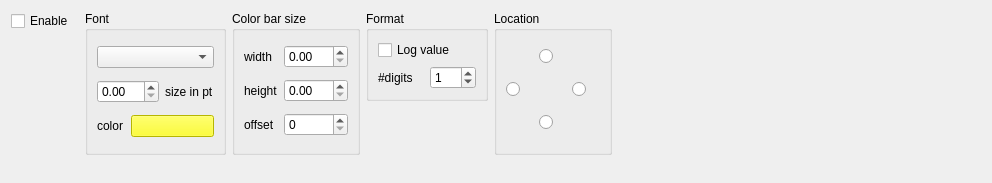
     <widget class="QWidget" name="tab_colorbar">
      <attribute name="title">
       <string>Color Bar</string>
      </attribute>
      <layout class="QGridLayout" name="gridLayout_25">
       <item row="0" column="0">
        <widget class="QCheckBox" name="gcb_enable">
         <property name="text">
          <string>Enable</string>
         </property>
        </widget>
       </item>
       <item row="0" column="1" rowspan="3">
        <widget class="QGroupBox" name="groupBox_16">
         <property name="title">
          <string>Font</string>
         </property>
         <layout class="QGridLayout" name="gridLayout_26">
          <item row="0" column="0" colspan="3">
           <widget class="QComboBox" name="gcb_font">
            <property name="toolTip">
             <string>select font</string>
            </property>
           </widget>
          </item>
          <item row="1" column="0" colspan="2">
           <widget class="QDoubleSpinBox" name="gcb_spin_font_size">
            <property name="toolTip">
             <string>change font size</string>
            </property>
           </widget>
          </item>
          <item row="1" column="2">
           <widget class="QLabel" name="label_19">
            <property name="text">
             <string>size in pt</string>
            </property>
           </widget>
          </item>
          <item row="2" column="0">
           <widget class="QLabel" name="label_20">
            <property name="text">
             <string>color</string>
            </property>
           </widget>
          </item>
          <item row="2" column="1" colspan="2">
           <widget class="QPushButton" name="gcb_font_color">
            <property name="palette">
             <palette>
              <active>
               <colorrole role="WindowText">
                <brush brushstyle="SolidPattern">
                 <color alpha="255">
                  <red>0</red>
                  <green>0</green>
                  <blue>0</blue>
                 </color>
                </brush>
               </colorrole>
               <colorrole role="Button">
                <brush brushstyle="SolidPattern">
                 <color alpha="255">
                  <red>255</red>
                  <green>255</green>
                  <blue>0</blue>
                 </color>
                </brush>
               </colorrole>
               <colorrole role="Light">
                <brush brushstyle="SolidPattern">
                 <color alpha="255">
                  <red>255</red>
                  <green>255</green>
                  <blue>127</blue>
                 </color>
                </brush>
               </colorrole>
               <colorrole role="Midlight">
                <brush brushstyle="SolidPattern">
                 <color alpha="255">
                  <red>255</red>
                  <green>255</green>
                  <blue>63</blue>
                 </color>
                </brush>
               </colorrole>
               <colorrole role="Dark">
                <brush brushstyle="SolidPattern">
                 <color alpha="255">
                  <red>127</red>
                  <green>127</green>
                  <blue>0</blue>
                 </color>
                </brush>
               </colorrole>
               <colorrole role="Mid">
                <brush brushstyle="SolidPattern">
                 <color alpha="255">
                  <red>170</red>
                  <green>170</green>
                  <blue>0</blue>
                 </color>
                </brush>
               </colorrole>
               <colorrole role="Text">
                <brush brushstyle="SolidPattern">
                 <color alpha="255">
                  <red>0</red>
                  <green>0</green>
                  <blue>0</blue>
                 </color>
                </brush>
               </colorrole>
               <colorrole role="BrightText">
                <brush brushstyle="SolidPattern">
                 <color alpha="255">
                  <red>255</red>
                  <green>255</green>
                  <blue>255</blue>
                 </color>
                </brush>
               </colorrole>
               <colorrole role="ButtonText">
                <brush brushstyle="SolidPattern">
                 <color alpha="255">
                  <red>0</red>
                  <green>0</green>
                  <blue>0</blue>
                 </color>
                </brush>
               </colorrole>
               <colorrole role="Base">
                <brush brushstyle="SolidPattern">
                 <color alpha="255">
                  <red>255</red>
                  <green>255</green>
                  <blue>255</blue>
                 </color>
                </brush>
               </colorrole>
               <colorrole role="Window">
                <brush brushstyle="SolidPattern">
                 <color alpha="255">
                  <red>255</red>
                  <green>255</green>
                  <blue>0</blue>
                 </color>
                </brush>
               </colorrole>
               <colorrole role="Shadow">
                <brush brushstyle="SolidPattern">
                 <color alpha="255">
                  <red>0</red>
                  <green>0</green>
                  <blue>0</blue>
                 </color>
                </brush>
               </colorrole>
               <colorrole role="AlternateBase">
                <brush brushstyle="SolidPattern">
                 <color alpha="255">
                  <red>255</red>
                  <green>255</green>
                  <blue>127</blue>
                 </color>
                </brush>
               </colorrole>
               <colorrole role="ToolTipBase">
                <brush brushstyle="SolidPattern">
                 <color alpha="255">
                  <red>255</red>
                  <green>255</green>
                  <blue>220</blue>
                 </color>
                </brush>
               </colorrole>
               <colorrole role="ToolTipText">
                <brush brushstyle="SolidPattern">
                 <color alpha="255">
                  <red>0</red>
                  <green>0</green>
                  <blue>0</blue>
                 </color>
                </brush>
               </colorrole>
              </active>
              <inactive>
               <colorrole role="WindowText">
                <brush brushstyle="SolidPattern">
                 <color alpha="255">
                  <red>0</red>
                  <green>0</green>
                  <blue>0</blue>
                 </color>
                </brush>
               </colorrole>
               <colorrole role="Button">
                <brush brushstyle="SolidPattern">
                 <color alpha="255">
                  <red>255</red>
                  <green>255</green>
                  <blue>0</blue>
                 </color>
                </brush>
               </colorrole>
               <colorrole role="Light">
                <brush brushstyle="SolidPattern">
                 <color alpha="255">
                  <red>255</red>
                  <green>255</green>
                  <blue>127</blue>
                 </color>
                </brush>
               </colorrole>
               <colorrole role="Midlight">
                <brush brushstyle="SolidPattern">
                 <color alpha="255">
                  <red>255</red>
                  <green>255</green>
                  <blue>63</blue>
                 </color>
                </brush>
               </colorrole>
               <colorrole role="Dark">
                <brush brushstyle="SolidPattern">
                 <color alpha="255">
                  <red>127</red>
                  <green>127</green>
                  <blue>0</blue>
                 </color>
                </brush>
               </colorrole>
               <colorrole role="Mid">
                <brush brushstyle="SolidPattern">
                 <color alpha="255">
                  <red>170</red>
                  <green>170</green>
                  <blue>0</blue>
                 </color>
                </brush>
               </colorrole>
               <colorrole role="Text">
                <brush brushstyle="SolidPattern">
                 <color alpha="255">
                  <red>0</red>
                  <green>0</green>
                  <blue>0</blue>
                 </color>
                </brush>
               </colorrole>
               <colorrole role="BrightText">
                <brush brushstyle="SolidPattern">
                 <color alpha="255">
                  <red>255</red>
                  <green>255</green>
                  <blue>255</blue>
                 </color>
                </brush>
               </colorrole>
               <colorrole role="ButtonText">
                <brush brushstyle="SolidPattern">
                 <color alpha="255">
                  <red>0</red>
                  <green>0</green>
                  <blue>0</blue>
                 </color>
                </brush>
               </colorrole>
               <colorrole role="Base">
                <brush brushstyle="SolidPattern">
                 <color alpha="255">
                  <red>255</red>
                  <green>255</green>
                  <blue>255</blue>
                 </color>
                </brush>
               </colorrole>
               <colorrole role="Window">
                <brush brushstyle="SolidPattern">
                 <color alpha="255">
                  <red>255</red>
                  <green>255</green>
                  <blue>0</blue>
                 </color>
                </brush>
               </colorrole>
               <colorrole role="Shadow">
                <brush brushstyle="SolidPattern">
                 <color alpha="255">
                  <red>0</red>
                  <green>0</green>
                  <blue>0</blue>
                 </color>
                </brush>
               </colorrole>
               <colorrole role="AlternateBase">
                <brush brushstyle="SolidPattern">
                 <color alpha="255">
                  <red>255</red>
                  <green>255</green>
                  <blue>127</blue>
                 </color>
                </brush>
               </colorrole>
               <colorrole role="ToolTipBase">
                <brush brushstyle="SolidPattern">
                 <color alpha="255">
                  <red>255</red>
                  <green>255</green>
                  <blue>220</blue>
                 </color>
                </brush>
               </colorrole>
               <colorrole role="ToolTipText">
                <brush brushstyle="SolidPattern">
                 <color alpha="255">
                  <red>0</red>
                  <green>0</green>
                  <blue>0</blue>
                 </color>
                </brush>
               </colorrole>
              </inactive>
              <disabled>
               <colorrole role="WindowText">
                <brush brushstyle="SolidPattern">
                 <color alpha="255">
                  <red>127</red>
                  <green>127</green>
                  <blue>0</blue>
                 </color>
                </brush>
               </colorrole>
               <colorrole role="Button">
                <brush brushstyle="SolidPattern">
                 <color alpha="255">
                  <red>255</red>
                  <green>255</green>
                  <blue>0</blue>
                 </color>
                </brush>
               </colorrole>
               <colorrole role="Light">
                <brush brushstyle="SolidPattern">
                 <color alpha="255">
                  <red>255</red>
                  <green>255</green>
                  <blue>127</blue>
                 </color>
                </brush>
               </colorrole>
               <colorrole role="Midlight">
                <brush brushstyle="SolidPattern">
                 <color alpha="255">
                  <red>255</red>
                  <green>255</green>
                  <blue>63</blue>
                 </color>
                </brush>
               </colorrole>
               <colorrole role="Dark">
                <brush brushstyle="SolidPattern">
                 <color alpha="255">
                  <red>127</red>
                  <green>127</green>
                  <blue>0</blue>
                 </color>
                </brush>
               </colorrole>
               <colorrole role="Mid">
                <brush brushstyle="SolidPattern">
                 <color alpha="255">
                  <red>170</red>
                  <green>170</green>
                  <blue>0</blue>
                 </color>
                </brush>
               </colorrole>
               <colorrole role="Text">
                <brush brushstyle="SolidPattern">
                 <color alpha="255">
                  <red>127</red>
                  <green>127</green>
                  <blue>0</blue>
                 </color>
                </brush>
               </colorrole>
               <colorrole role="BrightText">
                <brush brushstyle="SolidPattern">
                 <color alpha="255">
                  <red>255</red>
                  <green>255</green>
                  <blue>255</blue>
                 </color>
                </brush>
               </colorrole>
               <colorrole role="ButtonText">
                <brush brushstyle="SolidPattern">
                 <color alpha="255">
                  <red>127</red>
                  <green>127</green>
                  <blue>0</blue>
                 </color>
                </brush>
               </colorrole>
               <colorrole role="Base">
                <brush brushstyle="SolidPattern">
                 <color alpha="255">
                  <red>255</red>
                  <green>255</green>
                  <blue>0</blue>
                 </color>
                </brush>
               </colorrole>
               <colorrole role="Window">
                <brush brushstyle="SolidPattern">
                 <color alpha="255">
                  <red>255</red>
                  <green>255</green>
                  <blue>0</blue>
                 </color>
                </brush>
               </colorrole>
               <colorrole role="Shadow">
                <brush brushstyle="SolidPattern">
                 <color alpha="255">
                  <red>0</red>
                  <green>0</green>
                  <blue>0</blue>
                 </color>
                </brush>
               </colorrole>
               <colorrole role="AlternateBase">
                <brush brushstyle="SolidPattern">
                 <color alpha="255">
                  <red>255</red>
                  <green>255</green>
                  <blue>0</blue>
                 </color>
                </brush>
               </colorrole>
               <colorrole role="ToolTipBase">
                <brush brushstyle="SolidPattern">
                 <color alpha="255">
                  <red>255</red>
                  <green>255</green>
                  <blue>220</blue>
                 </color>
                </brush>
               </colorrole>
               <colorrole role="ToolTipText">
                <brush brushstyle="SolidPattern">
                 <color alpha="255">
                  <red>0</red>
                  <green>0</green>
                  <blue>0</blue>
                 </color>
                </brush>
               </colorrole>
              </disabled>
             </palette>
            </property>
            <property name="toolTip">
             <string>press button to change font color</string>
            </property>
            <property name="text">
             <string/>
            </property>
           </widget>
          </item>
         </layout>
        </widget>
       </item>
       <item row="0" column="2" rowspan="3">
        <widget class="QGroupBox" name="groupBox_17">
         <property name="title">
          <string>Color bar size </string>
         </property>
         <layout class="QGridLayout" name="gridLayout_22">
          <item row="0" column="0">
           <widget class="QLabel" name="label_21">
            <property name="text">
             <string>width</string>
            </property>
           </widget>
          </item>
          <item row="0" column="1">
           <widget class="QDoubleSpinBox" name="gcb_width">
            <property name="toolTip">
             <string>percentage of the width</string>
            </property>
           </widget>
          </item>
          <item row="1" column="0">
           <widget class="QLabel" name="label_22">
            <property name="text">
             <string>height</string>
            </property>
           </widget>
          </item>
          <item row="1" column="1">
           <widget class="QDoubleSpinBox" name="gcb_height">
            <property name="toolTip">
             <string>percentage of the height</string>
            </property>
            <property name="maximum">
             <double>100.000000000000000</double>
            </property>
           </widget>
          </item>
          <item row="2" column="0">
           <widget class="QLabel" name="label_24">
            <property name="text">
             <string>offset</string>
            </property>
           </widget>
          </item>
          <item row="2" column="1">
           <widget class="QSpinBox" name="gcb_spin_offset">
            <property name="toolTip">
             <string>offset in pixels from the border</string>
            </property>
            <property name="maximum">
             <number>500</number>
            </property>
           </widget>
          </item>
         </layout>
        </widget>
       </item>
       <item row="0" column="3" rowspan="2">
        <widget class="QGroupBox" name="groupBox_19">
         <property name="title">
          <string>Format</string>
         </property>
         <layout class="QGridLayout" name="gridLayout_28">
          <item row="0" column="0">
           <widget class="QCheckBox" name="gcb_log">
            <property name="toolTip">
             <string>display log(data) or real data</string>
            </property>
            <property name="text">
             <string>Log value</string>
            </property>
           </widget>
          </item>
          <item row="1" column="0">
           <layout class="QHBoxLayout" name="horizontalLayout_15">
            <item>
             <widget class="QLabel" name="label_23">
              <property name="text">
               <string>#digits</string>
              </property>
             </widget>
            </item>
            <item>
             <widget class="QSpinBox" name="gcb_spin_digit">
              <property name="toolTip">
               <string>number of digits displayed</string>
              </property>
              <property name="maximum">
               <number>9</number>
              </property>
              <property name="value">
               <number>1</number>
              </property>
             </widget>
            </item>
           </layout>
          </item>
         </layout>
        </widget>
       </item>
       <item row="0" column="4" rowspan="3">
        <widget class="QGroupBox" name="gcb_orientation">
         <property name="toolTip">
          <string>Choose bar orientation</string>
         </property>
         <property name="title">
          <string>Location</string>
         </property>
         <layout class="QGridLayout" name="gridLayout_24">
          <item row="0" column="0">
           <spacer name="horizontalSpacer_10">
            <property name="orientation">
             <enum>Qt::Horizontal</enum>
            </property>
            <property name="sizeType">
             <enum>QSizePolicy::Minimum</enum>
            </property>
            <property name="sizeHint" stdset="0">
             <size>
              <width>27</width>
              <height>20</height>
             </size>
            </property>
           </spacer>
          </item>
          <item row="0" column="1">
           <widget class="QRadioButton" name="gcb_radio_north">
            <property name="toolTip">
             <string>Bar on top</string>
            </property>
            <property name="text">
             <string/>
            </property>
           </widget>
          </item>
          <item row="0" column="2">
           <spacer name="horizontalSpacer_11">
            <property name="orientation">
             <enum>Qt::Horizontal</enum>
            </property>
            <property name="sizeType">
             <enum>QSizePolicy::Minimum</enum>
            </property>
            <property name="sizeHint" stdset="0">
             <size>
              <width>28</width>
              <height>20</height>
             </size>
            </property>
           </spacer>
          </item>
          <item row="1" column="0">
           <widget class="QRadioButton" name="gcb_radio_west">
            <property name="toolTip">
             <string>Bar on left</string>
            </property>
            <property name="text">
             <string/>
            </property>
           </widget>
          </item>
          <item row="1" column="1">
           <spacer name="horizontalSpacer_12">
            <property name="orientation">
             <enum>Qt::Horizontal</enum>
            </property>
            <property name="sizeType">
             <enum>QSizePolicy::Minimum</enum>
            </property>
            <property name="sizeHint" stdset="0">
             <size>
              <width>27</width>
              <height>20</height>
             </size>
            </property>
           </spacer>
          </item>
          <item row="1" column="2">
           <widget class="QRadioButton" name="gcb_radio_est">
            <property name="toolTip">
             <string>Bar on right</string>
            </property>
            <property name="text">
             <string/>
            </property>
           </widget>
          </item>
          <item row="2" column="0">
           <spacer name="horizontalSpacer_13">
            <property name="orientation">
             <enum>Qt::Horizontal</enum>
            </property>
            <property name="sizeType">
             <enum>QSizePolicy::Minimum</enum>
            </property>
            <property name="sizeHint" stdset="0">
             <size>
              <width>27</width>
              <height>20</height>
             </size>
            </property>
           </spacer>
          </item>
          <item row="2" column="1">
           <widget class="QRadioButton" name="gcb_radio_south">
            <property name="toolTip">
             <string>Bar on bottom</string>
            </property>
            <property name="text">
             <string/>
            </property>
           </widget>
          </item>
          <item row="2" column="2">
           <spacer name="horizontalSpacer_14">
            <property name="orientation">
             <enum>Qt::Horizontal</enum>
            </property>
            <property name="sizeType">
             <enum>QSizePolicy::Minimum</enum>
            </property>
            <property name="sizeHint" stdset="0">
             <size>
              <width>28</width>
              <height>20</height>
             </size>
            </property>
           </spacer>
          </item>
         </layout>
        </widget>
       </item>
       <item row="1" column="0" rowspan="2">
        <spacer name="verticalSpacer_12">
         <property name="orientation">
          <enum>Qt::Vertical</enum>
         </property>
         <property name="sizeType">
          <enum>QSizePolicy::MinimumExpanding</enum>
         </property>
         <property name="sizeHint" stdset="0">
          <size>
           <width>68</width>
           <height>114</height>
          </size>
         </property>
        </spacer>
       </item>
       <item row="1" column="5">
        <spacer name="horizontalSpacer_9">
         <property name="orientation">
          <enum>Qt::Horizontal</enum>
         </property>
         <property name="sizeHint" stdset="0">
          <size>
           <width>369</width>
           <height>20</height>
          </size>
         </property>
        </spacer>
       </item>
       <item row="2" column="3" rowspan="2">
        <spacer name="verticalSpacer_15">
         <property name="orientation">
          <enum>Qt::Vertical</enum>
         </property>
         <property name="sizeType">
          <enum>QSizePolicy::MinimumExpanding</enum>
         </property>
         <property name="sizeHint" stdset="0">
          <size>
           <width>122</width>
           <height>41</height>
          </size>
         </property>
        </spacer>
       </item>
       <item row="3" column="1">
        <spacer name="verticalSpacer_13">
         <property name="orientation">
          <enum>Qt::Vertical</enum>
         </property>
         <property name="sizeType">
          <enum>QSizePolicy::MinimumExpanding</enum>
         </property>
         <property name="sizeHint" stdset="0">
          <size>
           <width>141</width>
           <height>11</height>
          </size>
         </property>
        </spacer>
       </item>
       <item row="3" column="2">
        <spacer name="verticalSpacer_14">
         <property name="orientation">
          <enum>Qt::Vertical</enum>
         </property>
         <property name="sizeType">
          <enum>QSizePolicy::MinimumExpanding</enum>
         </property>
         <property name="sizeHint" stdset="0">
          <size>
           <width>123</width>
           <height>11</height>
          </size>
         </property>
        </spacer>
       </item>
       <item row="3" column="4">
        <spacer name="verticalSpacer_16">
         <property name="orientation">
          <enum>Qt::Vertical</enum>
         </property>
         <property name="sizeType">
          <enum>QSizePolicy::MinimumExpanding</enum>
         </property>
         <property name="sizeHint" stdset="0">
          <size>
           <width>28</width>
           <height>11</height>
          </size>
         </property>
        </spacer>
       </item>
      </layout>
     </widget>
